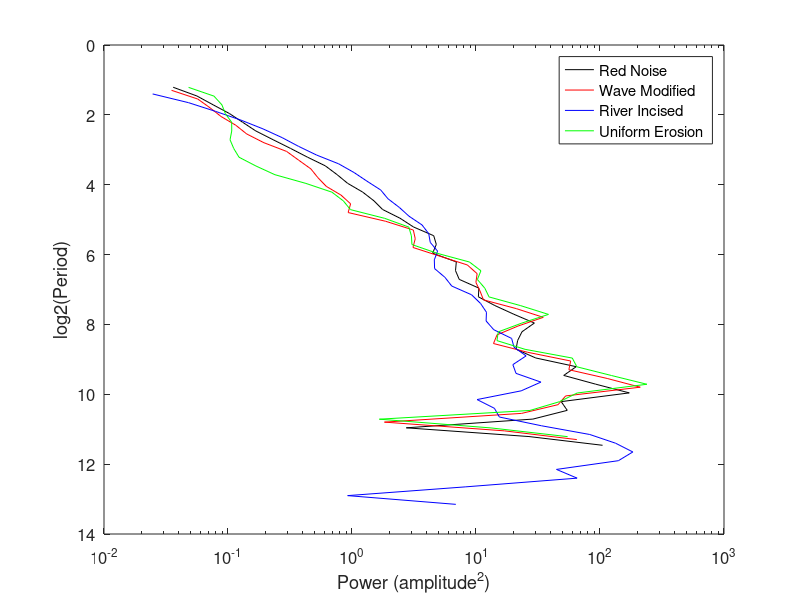
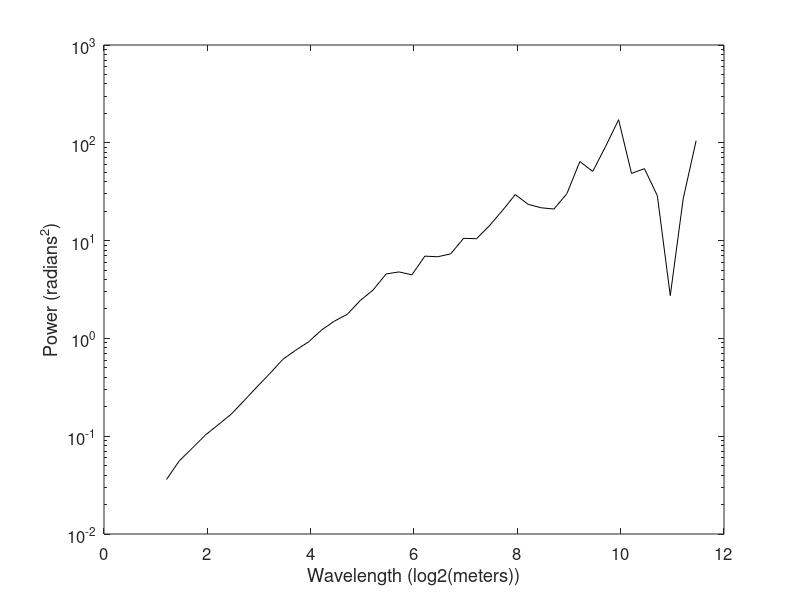
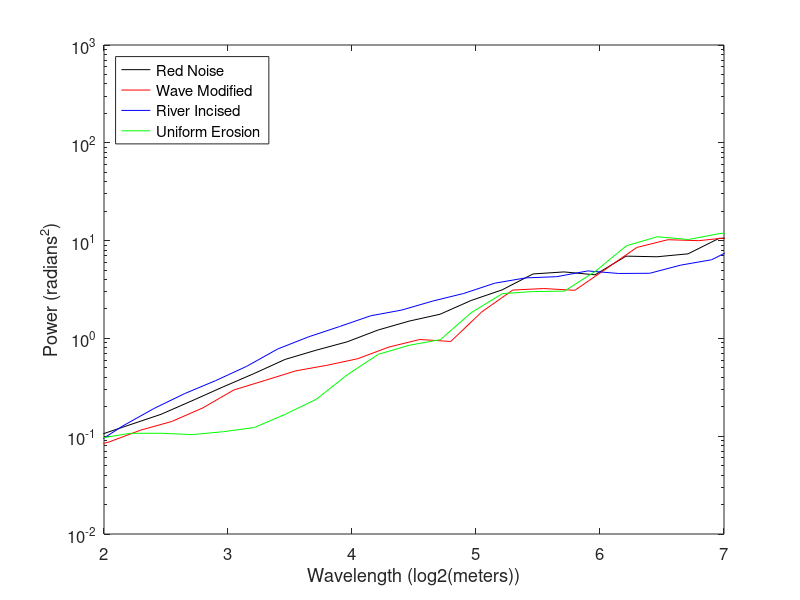

Here is the MATLAB script that generated these plots, in order:
load('global_generals.mat')

figure()
semilogx(global_Save{2},log2(period{2}),'k') %red noise
hold on
semilogx(global_Save{3},log2(period{3}),'r') % wave
semilogx(global_Save{4},log2(period{4}),'b') % rivers
semilogx(global_Save{5},log2(period{5}),'g') % uniform

% Yticks = 2.^(fix(log2(min(period{5}))):fix(log2(max(period{5}))));

xlabel('Power (amplitude^2)')
ylabel('log2(Period)')
set(gca,'YDir','reverse')
% set(gca,'XLim',[0,1.25*max(global_Save{5})])
set(gca,'FontSize',12)
legend('Red Noise','Wave Modified','River Incised','Uniform Erosion')

figure()
semilogy(log2(period{2}),global_Save{2},'k') %red noise
hold on
% semilogy(log2(period{3}),global_Save{3},'r') % wave
% semilogy(log2(period{4}),global_Save{4},'b') % rivers
% semilogy(log2(period{5}),global_Save{5},'g') % uniform

% Yticks = 2.^(fix(log2(min(period{5}))):fix(log2(max(period{5}))));

ylabel('Power (radians^2)')
xlabel('Wavelength (log2(meters))')
% set(gca,'XLim',[0,1.25*max(global_Save{5})])
set(gca,'FontSize',12)
% legend('Red Noise','Wave Modified','River Incised','Uniform Erosion','location','northwest')

figure()
semilogy(log2(period{2}),global_Save{2},'k') %red noise
hold on
semilogy(log2(period{3}),global_Save{3},'r') % wave
semilogy(log2(period{4}),global_Save{4},'b') % rivers
semilogy(log2(period{5}),global_Save{5},'g') % uniform
ylabel('Power (radians^2)')
xlabel('Wavelength (log2(meters))')
set(gca,'XLim',[2 7])
set(gca,'FontSize',12)
legend('Red Noise','Wave Modified','River Incised','Uniform Erosion','location','northwest')